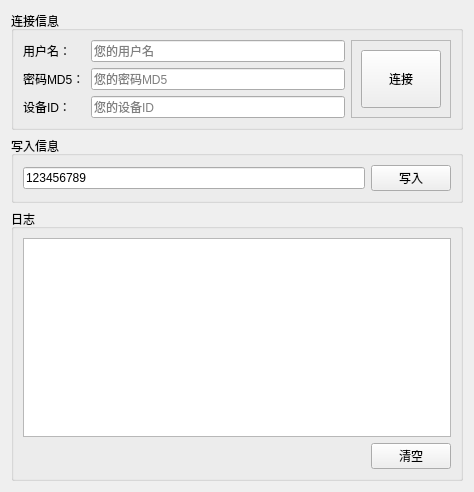
<?xml version="1.0" encoding="UTF-8"?>
<ui version="4.0">
 <class>MainWidget</class>
 <widget class="QWidget" name="MainWidget">
  <property name="geometry">
   <rect>
    <x>0</x>
    <y>0</y>
    <width>474</width>
    <height>492</height>
   </rect>
  </property>
  <property name="windowTitle">
   <string>基于QtMQTT的有人云平台MQTT连接测试</string>
  </property>
  <layout class="QVBoxLayout" name="verticalLayout_2">
   <item>
    <widget class="QGroupBox" name="groupBox">
     <property name="title">
      <string>连接信息</string>
     </property>
     <layout class="QHBoxLayout" name="horizontalLayout_3">
      <item>
       <layout class="QGridLayout" name="gridLayout">
        <item row="0" column="0">
         <widget class="QLabel" name="label">
          <property name="text">
           <string>用户名：</string>
          </property>
         </widget>
        </item>
        <item row="0" column="1">
         <widget class="QLineEdit" name="lineUsername">
          <property name="text">
           <string/>
          </property>
          <property name="placeholderText">
           <string>您的用户名</string>
          </property>
         </widget>
        </item>
        <item row="1" column="0">
         <widget class="QLabel" name="label_2">
          <property name="text">
           <string>密码MD5：</string>
          </property>
         </widget>
        </item>
        <item row="1" column="1">
         <widget class="QLineEdit" name="linePasswordMD5">
          <property name="text">
           <string/>
          </property>
          <property name="placeholderText">
           <string>您的密码MD5</string>
          </property>
         </widget>
        </item>
        <item row="2" column="0">
         <widget class="QLabel" name="label_3">
          <property name="text">
           <string>设备ID：</string>
          </property>
         </widget>
        </item>
        <item row="2" column="1">
         <widget class="QLineEdit" name="lineDeviceId">
          <property name="text">
           <string/>
          </property>
          <property name="placeholderText">
           <string>您的设备ID</string>
          </property>
         </widget>
        </item>
       </layout>
      </item>
      <item>
       <widget class="QFrame" name="frame">
        <property name="frameShape">
         <enum>QFrame::StyledPanel</enum>
        </property>
        <property name="frameShadow">
         <enum>QFrame::Raised</enum>
        </property>
        <layout class="QVBoxLayout" name="verticalLayout_3">
         <item>
          <widget class="QPushButton" name="buttonConnect">
           <property name="sizePolicy">
            <sizepolicy hsizetype="Minimum" vsizetype="Preferred">
             <horstretch>0</horstretch>
             <verstretch>0</verstretch>
            </sizepolicy>
           </property>
           <property name="text">
            <string>连接</string>
           </property>
          </widget>
         </item>
        </layout>
       </widget>
      </item>
     </layout>
    </widget>
   </item>
   <item>
    <widget class="QGroupBox" name="groupBox_3">
     <property name="title">
      <string>写入信息</string>
     </property>
     <layout class="QHBoxLayout" name="horizontalLayout">
      <item>
       <widget class="QLineEdit" name="lineWrite">
        <property name="text">
         <string>123456789</string>
        </property>
       </widget>
      </item>
      <item>
       <widget class="QPushButton" name="buttonWrite">
        <property name="text">
         <string>写入</string>
        </property>
       </widget>
      </item>
     </layout>
    </widget>
   </item>
   <item>
    <widget class="QGroupBox" name="groupBox_2">
     <property name="title">
      <string>日志</string>
     </property>
     <layout class="QVBoxLayout" name="verticalLayout">
      <item>
       <widget class="QTextEdit" name="textLog"/>
      </item>
      <item>
       <layout class="QHBoxLayout" name="horizontalLayout_2">
        <item>
         <spacer name="horizontalSpacer">
          <property name="orientation">
           <enum>Qt::Horizontal</enum>
          </property>
          <property name="sizeHint" stdset="0">
           <size>
            <width>40</width>
            <height>20</height>
           </size>
          </property>
         </spacer>
        </item>
        <item>
         <widget class="QPushButton" name="buttonClear">
          <property name="text">
           <string>清空</string>
          </property>
         </widget>
        </item>
       </layout>
      </item>
     </layout>
    </widget>
   </item>
  </layout>
 </widget>
 <resources/>
 <connections/>
</ui>
